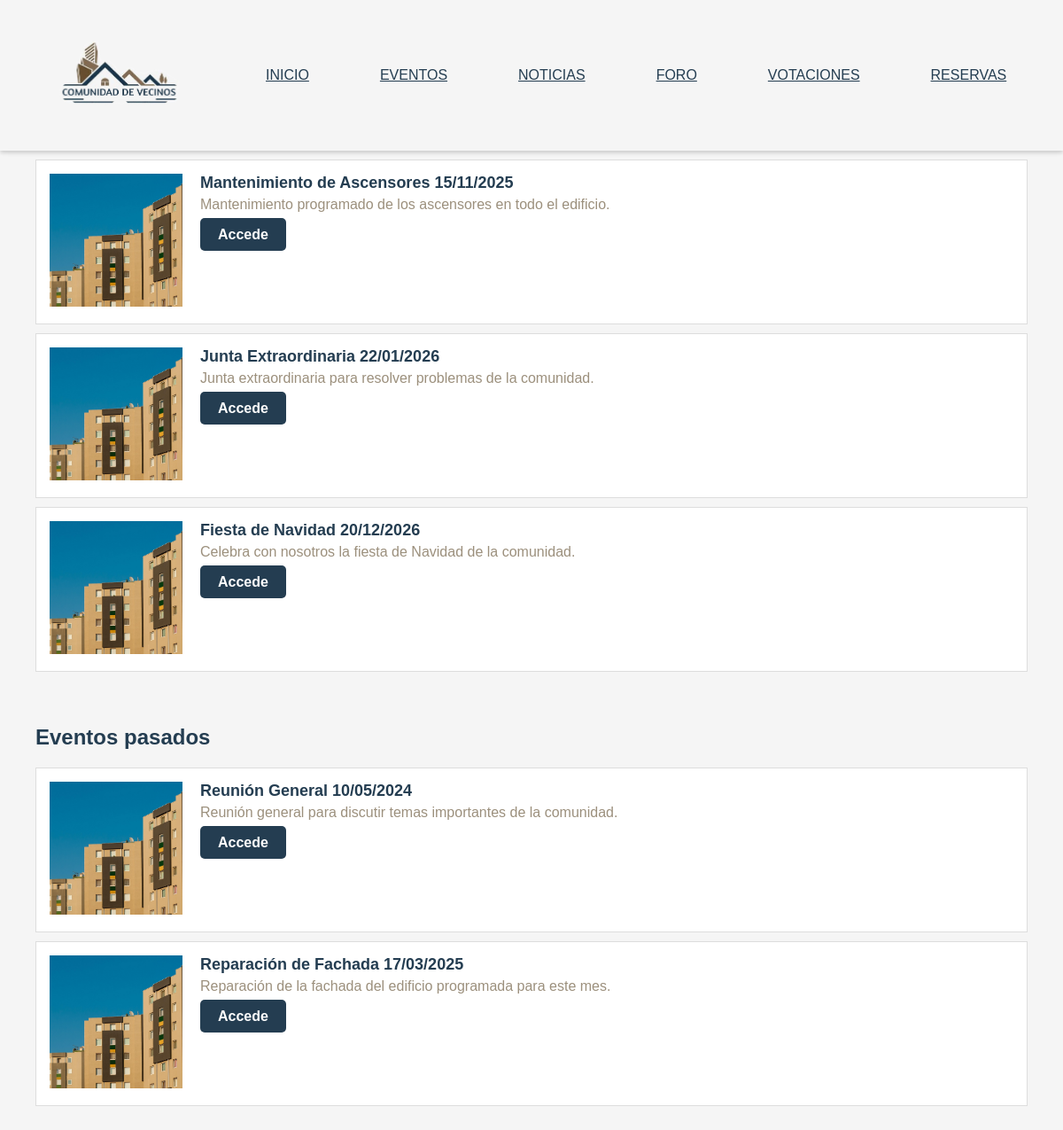
Page /web/src/eventos/index.php (signed in) on the committed database.
### tables this page shows
CREATE TABLE IF NOT EXISTS eventos (
    id_evento INT AUTO_INCREMENT PRIMARY KEY,
    titulo VARCHAR(100) NOT NULL,
    descripcion VARCHAR(255) NOT NULL,
    fecha DATE NOT NULL,
    id_usuario INT NOT NULL,
    CONSTRAINT fk_eventos_usuarios FOREIGN KEY (id_usuario) REFERENCES usuarios(id_usuario)
);

### backend/src/eventos/eventos_futuros.php (the view, shortened to what this page needs)
<?php
include __DIR__ . '/../conexion_BBDD/conexion_db_pm.php';
$hoy = date('Y-m-d');
$sql = "SELECT id_evento, titulo, descripcion, fecha FROM eventos WHERE fecha >= '$hoy' ORDER BY fecha ASC";
$result = $pdo->query($sql);
if ($result->rowCount() > 0) {
    while ($row = $result->fetch()) {
        $fecha_formateada = date('d/m/Y', strtotime($row['fecha']));
        echo "<article class='evento'>";
        echo "<div class='evento-imagen'><img src='../../etc/assets/img/bloque.jpg' alt='ImagenEvento'></div>";
        echo "<div class='evento-texto'>";
        echo "<h2 class='titulo-evento'>" . $row['titulo'] . " " . $fecha_formateada . "</h2>";
        echo "<p class='detalle-evento'>" . $row['descripcion'] . "</p>";
        echo "<a href='detalle.php?id=" . $row['id_evento'] . "' class='boton-evento'>Accede</a>";
        echo "</div>";
        echo "</article>";
    }
} else {
    echo "<p>No hay eventos futuros.</p>";
}
?>

### backend/src/eventos/eventos_pasados.php (shortened to what this page needs)
<?php
include __DIR__ . '/../conexion_BBDD/conexion_db_pm.php';
$hoy = date('Y-m-d');
$sql = "SELECT id_evento, titulo, descripcion, fecha FROM eventos WHERE DATE(fecha) < '$hoy' ORDER BY fecha ASC";
$result = $pdo->query($sql);
if ($result->rowCount() > 0) {
    while ($row = $result->fetch()) {
        $fecha_formateada = date('d/m/Y', strtotime($row['fecha']));
        echo "<article class='evento'>";
        echo "<div class='evento-imagen'><img src='../../etc/assets/img/bloque.jpg' alt='ImagenEvento'></div>";
        echo "<div class='evento-texto'>";
        echo "<h2 class='titulo-evento'>" . $row['titulo'] . " " . $fecha_formateada . "</h2>";
        echo "<p class='detalle-evento'>" . $row['descripcion'] . "</p>";
        echo "<a href='detalle.php?id=" . $row['id_evento'] . "' class='boton-evento'>Accede</a>";
        echo "</div>";
        echo "</article>";
    }
} else {
    echo "<p>No hay eventos pasados.</p>";
}
?>

### web/src/eventos/style.css (style rules this page uses)
* { font-family: Arial, sans-serif; box-sizing: border-box; }
body, html { margin: 0; padding: 0; }
body { padding-top: 120px; background-color: #f5f5f5; }
.titulo-principal, .titulo-evento, .titulo-evento2, .subtitulo, .titulo-eventos { color: #243D51; text-align: left; }
.evento { display: flex; align-items: flex-start; gap: 20px; background-color: #fff; padding: 15px; border: 1px solid #ddd; margin-top: 10px; }
.evento-imagen img { width: 150px; height: 150px; object-fit: cover; border-radius: 0; }
.evento-texto { flex-grow: 1; }
.titulo-evento { font-size: 18px; margin: 0; }
.detalle-evento { color: #9c907d; margin-top: 5px; }
.boton-evento { background-color: #243D51; color: #fff; padding: 10px 20px; text-decoration: none; border: none; border-radius: 5px; cursor: pointer; font-weight: bold; }

### web/src/header/cabecera.css (style rules this page uses)
body { font-family: sans-serif; margin: 0; padding: 0; }

### rows in the picture
eventos: titulo "Mantenimiento de Ascensores", fecha "15/11/2025", descripcion "Mantenimiento programado de los ascensores en todo el edificio."
eventos: titulo "Junta Extraordinaria", fecha "22/01/2026", descripcion "Junta extraordinaria para resolver problemas de la comunidad."
eventos: titulo "Fiesta de Navidad", fecha "20/12/2026", descripcion "Celebra con nosotros la fiesta de Navidad de la comunidad."
eventos: titulo "Reunión General", fecha "10/05/2024", descripcion "Reunión general para discutir temas importantes de la comunidad."
eventos: titulo "Reparación de Fachada", fecha "17/03/2025", descripcion "Reparación de la fachada del edificio programada para este mes."
